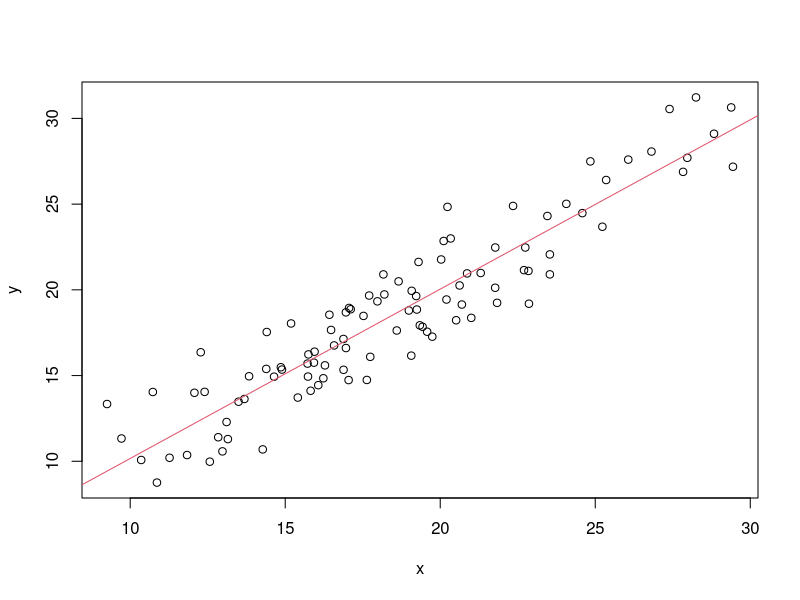

R code for this plot:
## OLS example
x = rnorm(100, mean = 20, sd = 5)
y = x + rnorm(100, mean = 0, sd = 2)

fit = lm(y ~ x)

summary(fit)

plot(x,y)
abline(fit, col=2)
